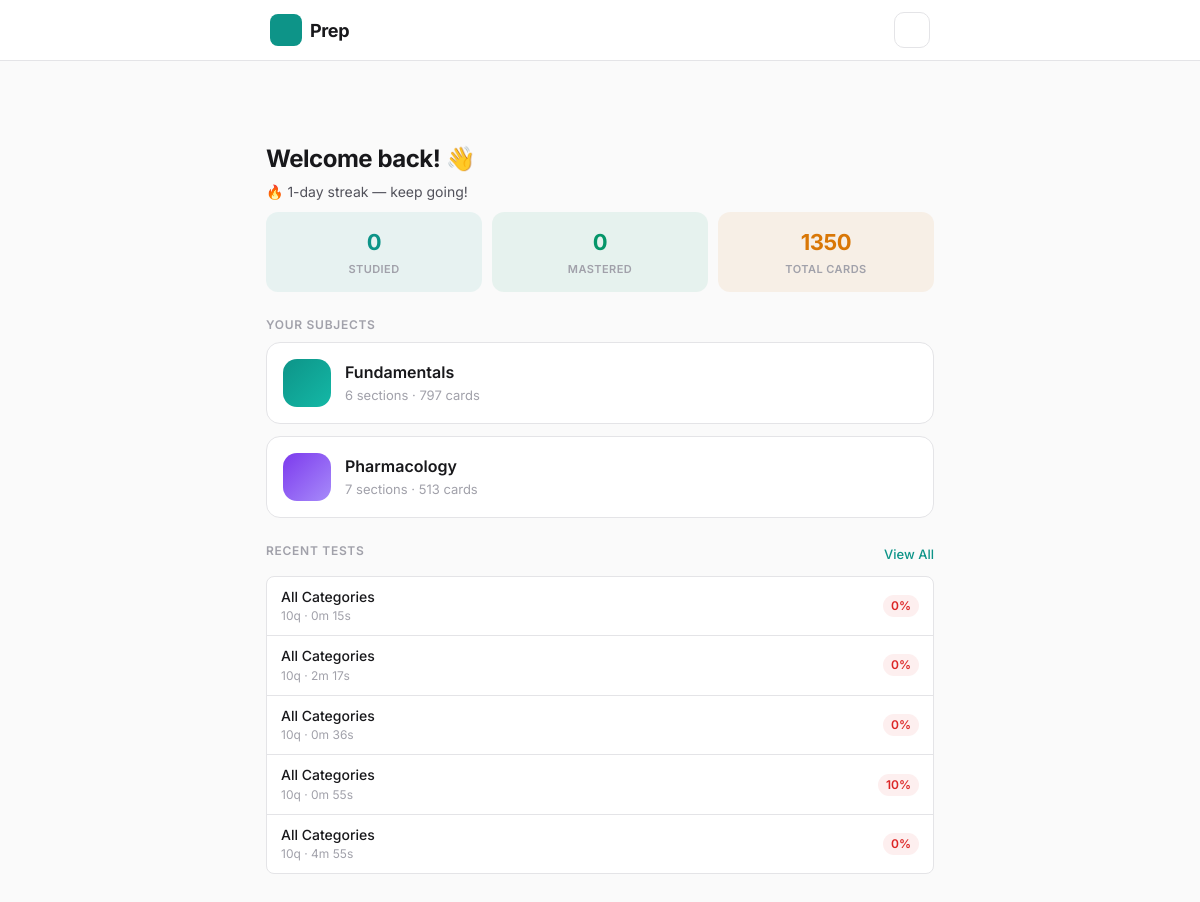
The page / on the database its author committed.
### cards/models.py (models this page shows, shortened)
class Category(models.Model):
    name = models.CharField(max_length=100)
    slug = models.SlugField(unique=True)
    icon = models.CharField(max_length=10, default='📚')
    is_default = models.BooleanField(default=False)
    published = models.BooleanField(default=False, help_text='Show on homepage')
    class Meta:
        verbose_name_plural = 'categories'
        ordering = ['name']

class Quiz(models.Model):
    category = models.ForeignKey(
        Category, null=True, blank=True, on_delete=models.SET_NULL,
        help_text='Null means all categories'
    )
    num_questions = models.IntegerField()
    time_limit = models.IntegerField(null=True, blank=True, help_text='Time limit in minutes')
    started_at = models.DateTimeField(auto_now_add=True)
    completed_at = models.DateTimeField(null=True, blank=True)
    score = models.IntegerField(default=0)
    class Meta:
        verbose_name_plural = 'quizzes'
        ordering = ['-started_at']
    @property
    def percentage(self):
        return round(self.score / self.num_questions * 100) if self.num_questions > 0 else 0
    @property
    def duration_seconds(self):
        if self.completed_at and self.started_at:
            return int((self.completed_at - self.started_at).total_seconds())
        return None
    @property
    def duration_display(self):
        secs = self.duration_seconds
        if secs is None:
            return '—'
        mins, s = divmod(secs, 60)
        return f'{mins}m {s:02d}s'

### cards/views.py (the view)
# urls.py: path('', views.dashboard_view, name='dashboard'),
def dashboard_view(request):
    stats = _get_global_stats()
    categories = Category.objects.filter(published=True).annotate(
        total=Count("cards"),
        studied_count=Count(
            "cards__progress", filter=Q(cards__progress__times_studied__gt=0)
        ),
    )
    cat_progress = []
    for cat in categories:
        pct = round(cat.studied_count / cat.total * 100) if cat.total > 0 else 0
        cat_progress.append(
            {
                "name": cat.name,
                "icon": cat.icon,
                "slug": cat.slug,
                "total": cat.total,
                "studied": cat.studied_count,
                "pct": pct,
                "exam_count": cat.decks.count(),
            }
        )
    recent_quizzes = Quiz.objects.filter(completed_at__isnull=False).select_related(
        "category"
    )[:5]
    review_count = Progress.objects.filter(needs_review=True).count()
    return render(
        request,
        "cards/dashboard.html",
        {
            "stats": stats,
            "categories": cat_progress,
            "recent_quizzes": recent_quizzes,
            "review_count": review_count,
        },
    )

### cards/views.py (called while the page is built)
def _get_streak():
    streak = 0
    d = date.today()
    while StudySession.objects.filter(date=d).exists():
        streak += 1
        d -= timedelta(days=1)
    return streak

def _get_global_stats():
    total_cards = Card.objects.count()
    studied = Progress.objects.filter(times_studied__gt=0).count()
    mastered = Progress.objects.filter(last_rating__gte=5, times_studied__gt=0).count()
    weak = Progress.objects.filter(last_rating__lte=1, times_studied__gt=0).count()
    today_session = StudySession.objects.filter(date=date.today()).first()
    return {
        "total_cards": total_cards,
        "studied": studied,
        "mastered": mastered,
        "weak": weak,
        "streak": _get_streak(),
        "today_studied": today_session.cards_studied if today_session else 0,
        "today_correct": today_session.cards_correct if today_session else 0,
        "accuracy": round(studied / total_cards * 100) if total_cards > 0 else 0,
    }

### cards/templates/cards/dashboard.html (shortened to what this page needs)
{% extends "cards/base.html" %}
{% load static %}
{% block body %}
<div class="page">
  <section class="hero">
    <div class="hero-text">
      <h1 class="hero-title">Welcome back! 👋</h1>
      <p class="hero-sub">{% if stats.streak > 0 %}🔥 {{ stats.streak }}-day streak — keep going!{% else %}Start studying to build your streak{% endif %}</p>
    </div>
  </section>
  <section class="home-stats">
    <div class="home-stat teal">
      <span class="home-stat-num">{{ stats.studied }}</span>
      <span class="home-stat-label">Studied</span>
    </div>
    <div class="home-stat green">
      <span class="home-stat-num">{{ stats.mastered }}</span>
      <span class="home-stat-label">Mastered</span>
    </div>
    <div class="home-stat amber">
      <span class="home-stat-num">{{ stats.total_cards }}</span>
      <span class="home-stat-label">Total Cards</span>
    </div>
  </section>
  <section class="section">
    <h2 class="section-title">Your Subjects</h2>
    <div class="cat-cards">
      {% for cat in categories %}
      <a href="{% url 'category_detail' cat.slug %}" class="cat-card cc-{{ forloop.counter }}">
        <div class="cat-card-icon"><i class="{{ cat.icon }}"></i></div>
        <div class="cat-card-body">
          <h3 class="cat-card-name">{{ cat.name }}</h3>
          <p class="cat-card-meta">{{ cat.exam_count }} sections · {{ cat.total }} cards</p>
        </div>
      </a>
      {% endfor %}
    </div>
  </section>
  {% if recent_quizzes %}
  <section class="section">
    <div class="section-header">
      <h2 class="section-title">Recent Tests</h2>
      <a href="{% url 'quiz_history' %}" class="section-link">View All</a>
    </div>
    <div class="list">
      {% for quiz in recent_quizzes %}
      <a href="{% url 'quiz_results' quiz.pk %}" class="list-row">
        <div class="list-body">
          <span class="list-name">{% if quiz.category %}{{ quiz.category.name }}{% else %}All Categories{% endif %}</span>
          <span class="list-meta">{{ quiz.num_questions }}q · {{ quiz.duration_display }}</span>
        </div>
        <span class="list-badge {% if quiz.percentage >= 80 %}green{% elif quiz.percentage < 60 %}red{% endif %}">{{ quiz.percentage }}%</span>
      </a>
      {% endfor %}
    </div>
  </section>
  {% endif %}
</div>
{% endblock %}

### rows shown on the page
Category: name "Fundamentals"
Category: name "Pharmacology"
Quiz: shows "All Categories", num_questions "10", duration_display "0m 15s", percentage "0"
Quiz: shows "All Categories", num_questions "10", duration_display "2m 17s", percentage "0"
Quiz: shows "All Categories", num_questions "10", duration_display "0m 36s", percentage "0"
Quiz: shows "All Categories", num_questions "10", duration_display "0m 55s", percentage "10"
Quiz: shows "All Categories", num_questions "10", duration_display "4m 55s", percentage "0"

### other values the page prints
{{ stats.streak }} "1"
{{ stats.studied }} "0"
{{ stats.mastered }} "0"
{{ stats.total_cards }} "1350"
{{ cat.exam_count }} "6" "7"
{{ cat.total }} "797" "513"
